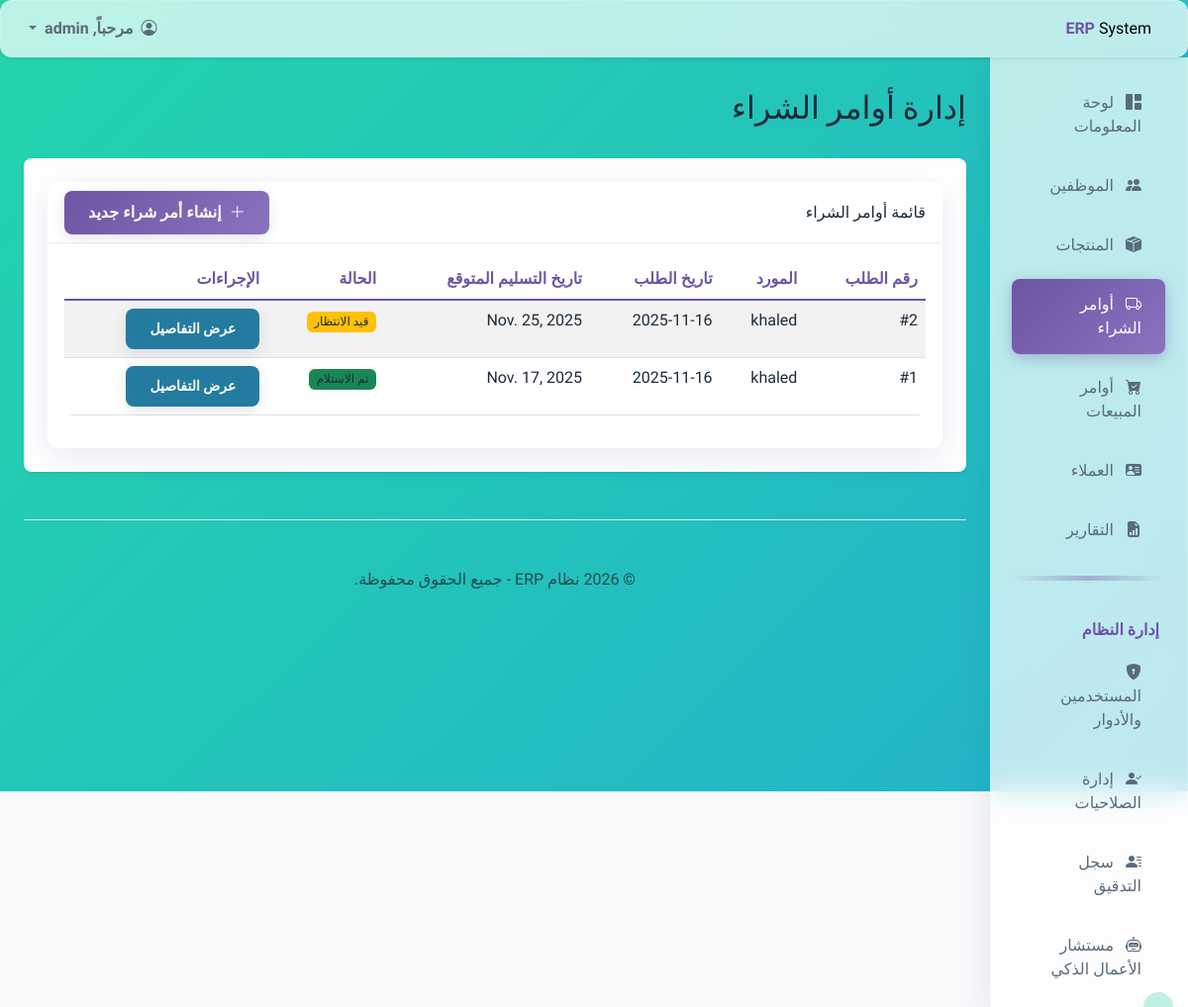
The app's page /products/purchase-orders/ (signed in), older data.
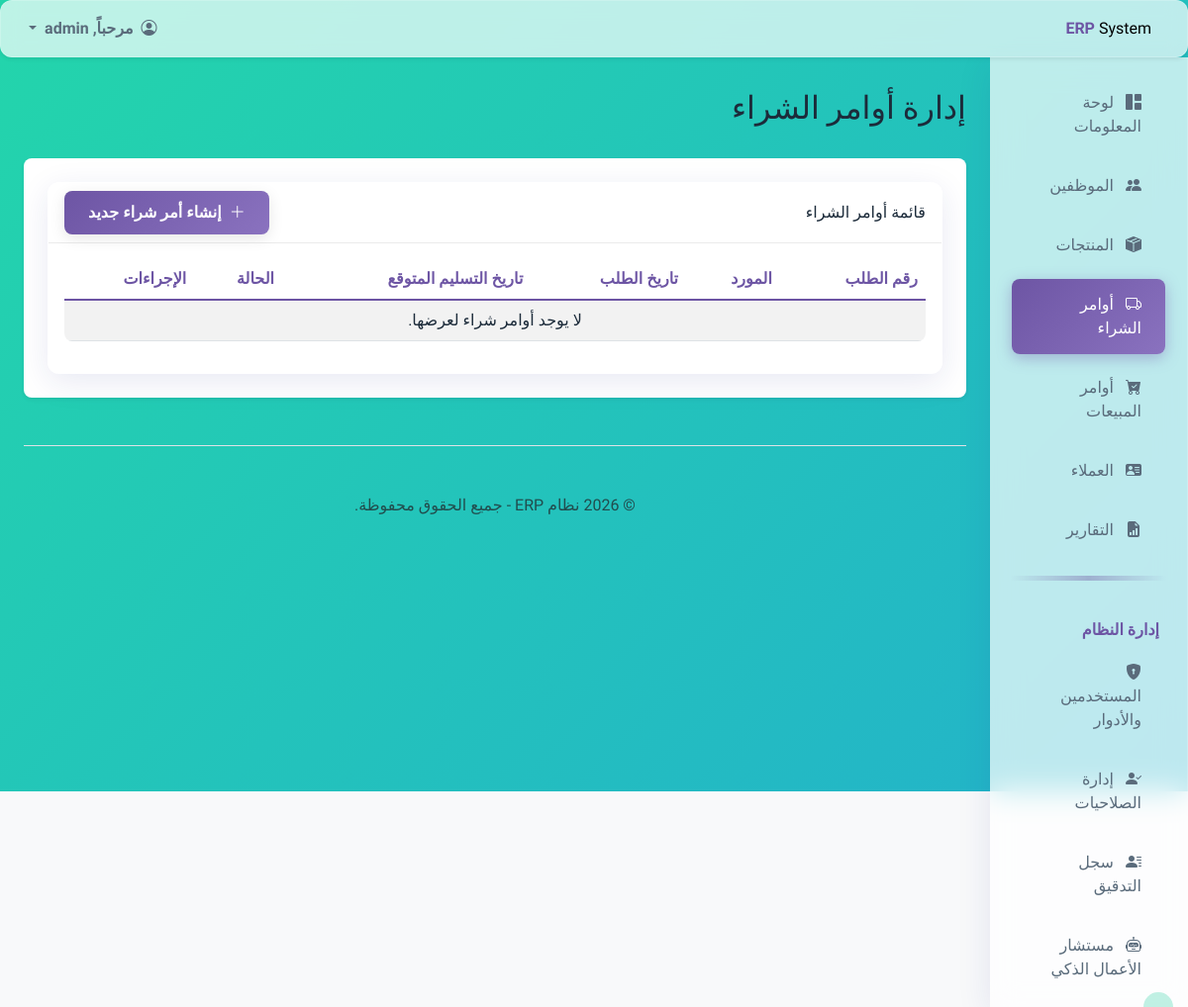
The same page, newer data.
### inventory/models.py (models this page shows, shortened)
class PurchaseOrder(models.Model):
    STATUS_CHOICES = [
        ('PENDING', 'قيد الانتظار'),
        ('ORDERED', 'تم الطلب'),
        ('RECEIVED', 'تم الاستلام'),
    ]
    supplier = models.ForeignKey(Supplier, on_delete=models.CASCADE, verbose_name="المورد")
    order_date = models.DateTimeField(default=timezone.now, verbose_name="تاريخ الطلب")
    expected_delivery_date = models.DateField(null=True, blank=True, verbose_name="تاريخ التسليم المتوقع")
    status = models.CharField(max_length=20, choices=STATUS_CHOICES, default='PENDING', verbose_name="حالة الطلب")
    class Meta:
        verbose_name = "أمر شراء"
        verbose_name_plural = "أوامر الشراء"

class Supplier(models.Model):
    name = models.CharField(max_length=200, unique=True, verbose_name="اسم المورد")
    contact_person = models.CharField(max_length=100, blank=True, null=True, verbose_name="الشخص المسؤول")
    phone_number = models.CharField(max_length=20, blank=True, null=True, verbose_name="رقم الهاتف")
    email = models.EmailField(blank=True, null=True, verbose_name="البريد الإلكتروني")
    address = models.TextField(blank=True, null=True, verbose_name="العنوان")
    class Meta:
        verbose_name = "المورد"
        verbose_name_plural = "الموردين"

### inventory/views.py (the view)
# urls.py: path('', views.purchase_order_list_view, name='purchase_order_list'),
@login_required
def purchase_order_list_view(request):
    orders = PurchaseOrder.objects.all().order_by('-order_date')
    context = {'orders': orders}
    return render(request, 'inventory/purchase_order_list.html', context)

### inventory/templates/inventory/purchase_order_list.html (shortened to what this page needs)
{% extends "base.html" %}
{% block page_title %}إدارة أوامر الشراء{% endblock %}
{% block content %}
<div class="card">
    <div class="card-header d-flex justify-content-between align-items-center">
        <span>قائمة أوامر الشراء</span>
        <a href="{% url 'purchase_order_add' %}" class="btn btn-success">
            <i class="bi bi-plus-lg me-1"></i> إنشاء أمر شراء جديد
        </a>
    </div>
    <div class="card-body">
        <div class="table-responsive">
            <table class="table table-striped table-hover">
                <thead>
                    <tr>
                        <th>رقم الطلب</th>
                        <th>المورد</th>
                        <th>تاريخ الطلب</th>
                        <th>تاريخ التسليم المتوقع</th>
                        <th>الحالة</th>
                        <th>الإجراءات</th>
                    </tr>
                </thead>
                <tbody>
                    {% for order in orders %}
                    <tr>
                        <td>#{{ order.id }}</td>
                        <td>{{ order.supplier.name }}</td>
                        <td>{{ order.order_date|date:"Y-m-d" }}</td>
                        <td>{{ order.expected_delivery_date|default:"--" }}</td>
                        <td>
                            {% if order.status == 'RECEIVED' %}
                                <span class="badge bg-success">{{ order.get_status_display }}</span>
                            {% elif order.status == 'ORDERED' %}
                                <span class="badge bg-info">{{ order.get_status_display }}</span>
                            {% else %}
                                <span class="badge bg-warning">{{ order.get_status_display }}</span>
                            {% endif %}
                        </td>
                        <td>
                            <a href="{% url 'purchase_order_detail' pk=order.pk %}" class="btn btn-sm btn-info">عرض التفاصيل</a>
                        </td>
                    </tr>
                    {% empty %}
                    <tr>
                        <td colspan="6" class="text-center">لا يوجد أوامر شراء لعرضها.</td>
                    </tr>
                    {% endfor %}
                </tbody>
            </table>
        </div>
    </div>
</div>
{% endblock %}

Row changes from the older to the newer data that the page shows:
removed PurchaseOrder: id "2", supplier.name "khaled", order_date "2025-11-16", expected_delivery_date "Nov. 25, 2025", status "قيد الانتظار"
removed PurchaseOrder: id "1", supplier.name "khaled", order_date "2025-11-16", expected_delivery_date "Nov. 17, 2025", status "تم الاستلام"
Text that changed along with them:
text now shown: "لا يوجد أوامر شراء لعرضها."
